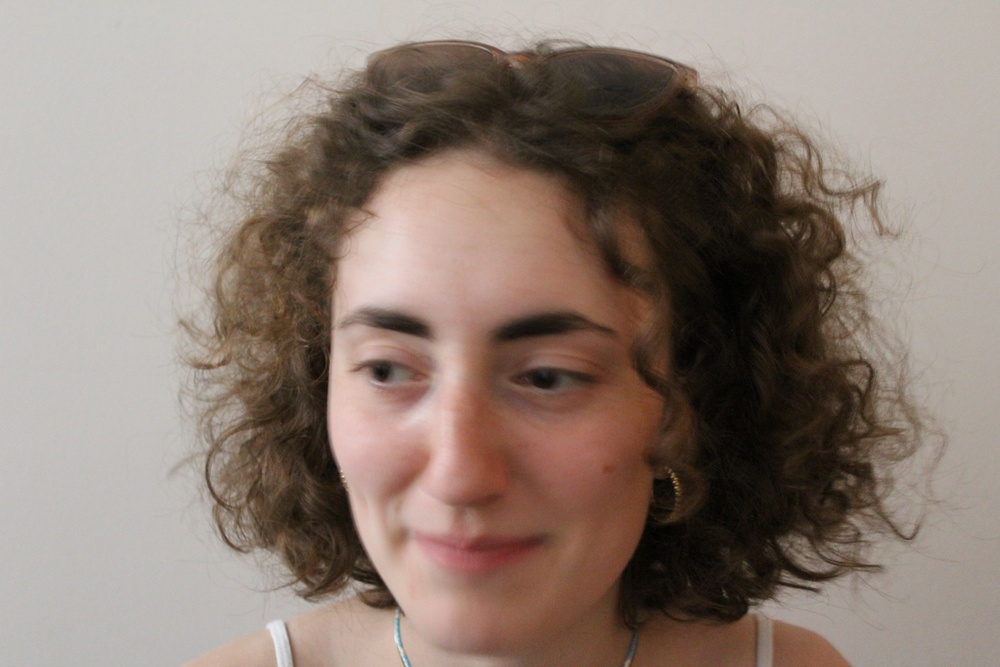
%> input picture reconnaissance faciale avec ma database/trainingSet/Agathe.JPG, 1000 x 667 px, shrunk from 5184 x 3456 before the run; its folder holds 4 pictures in this run
$ octave test_image.m   (GNU Octave 9; MATLAB toolbox functions it lacks are replaced by stand-ins)
%> lines starting %> are read from the running program, lines starting %| are printed output that depends on the picture
clear ; close all ;

A = dir('trainingSet') ;

M = size(A,1)-2;
%I = imread ([A(4).folder, '/' , A(4).name]) ;
 %imshow(I) ;
nomPhoto=[];
tailleImageL=200;
tailleImageH=200;
I1=[];
n=2;
im = imread ([A(2+n).folder, '/' , A(2+n).name]) ;
%> im is the input picture: size 667x1000x3 uint8; mean R, G, B 141.9, 126.5, 116.6
figure;imshow(rgb2gray(im));
%> after `imshow(rgb2gray(im))`:
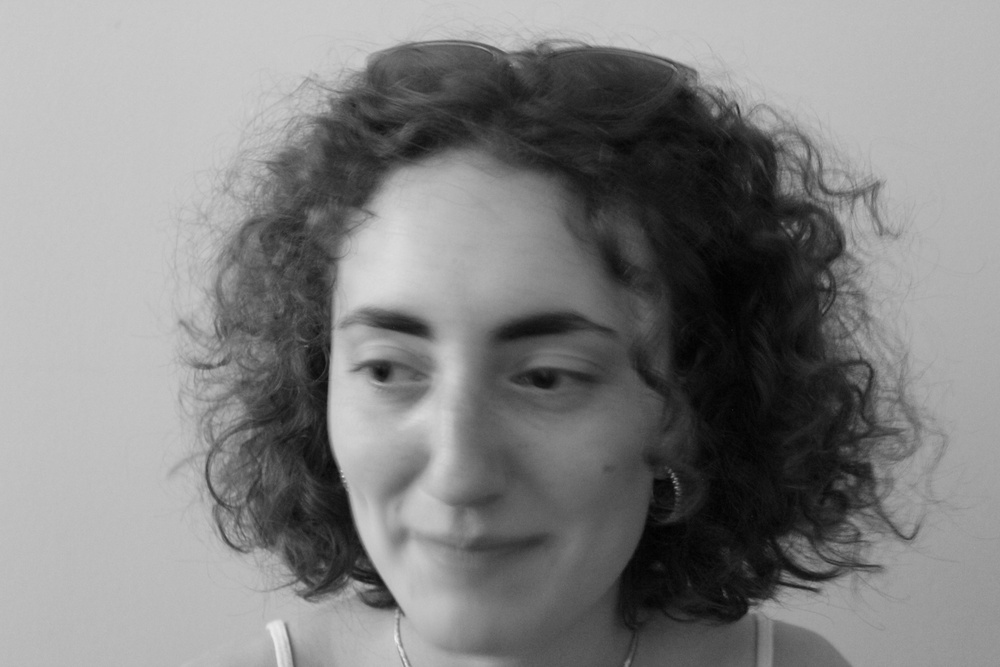
%> displayed picture: size 667x1000, on the screen's scale of 0 to 255; min 0, max 239, mean 130
figure;imshow(imadjust(rgb2gray(im)));
%> after `imshow(imadjust(rgb2gray(im)))`:
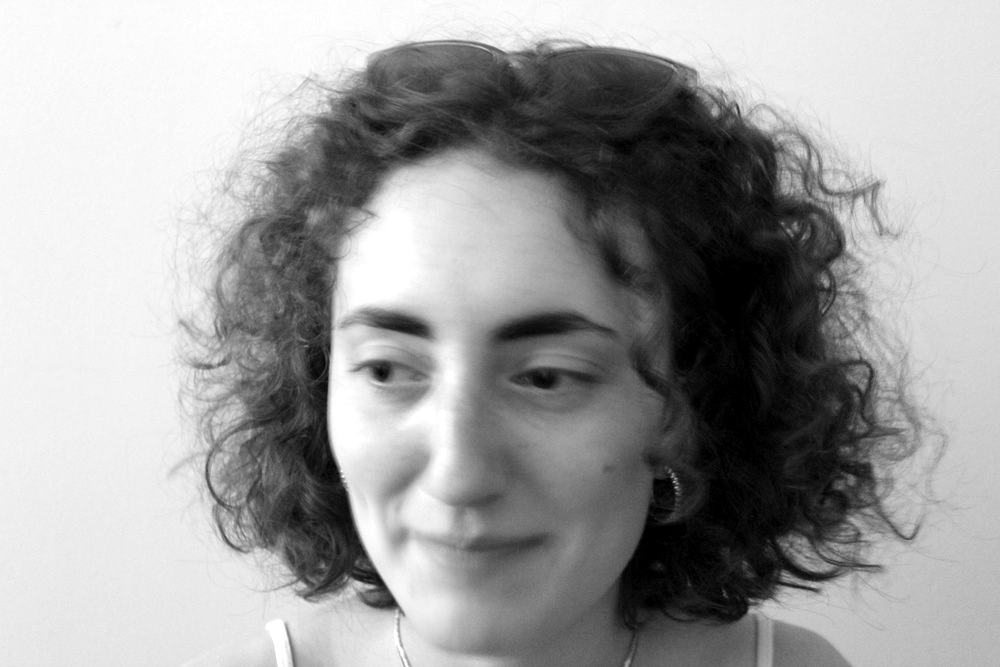
%> displayed picture: size 667x1000, on the screen's scale of 0 to 255; min 0, max 255, mean 158.9
figure;imhist(rgb2gray(im));
%> after `imhist(rgb2gray(im))`:
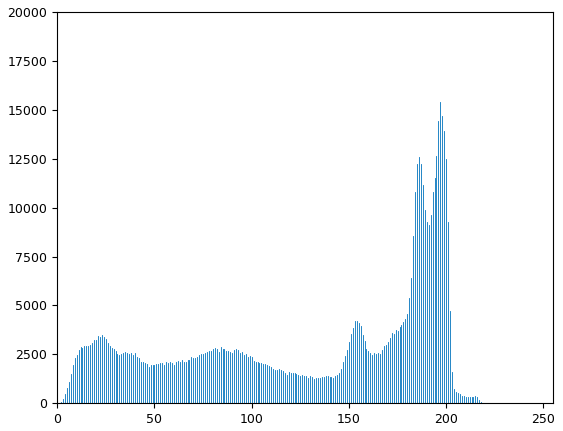
%> figure redrawn from the program's plot data; highest point at x = 197, y = 15424
figure;imhist(imadjust(rgb2gray(im)));
%> after `imhist(imadjust(rgb2gray(im)))`:
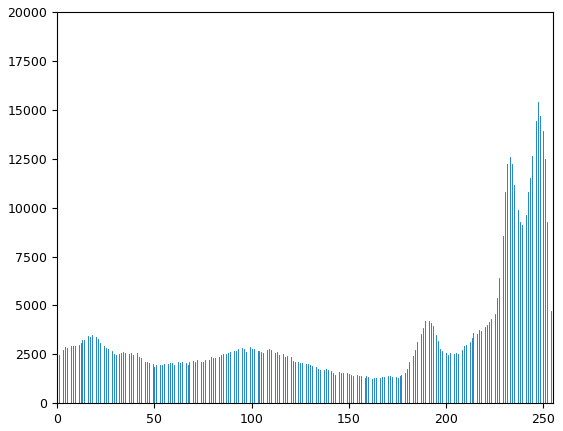
%> figure redrawn from the program's plot data; highest point at x = 247, y = 15424
